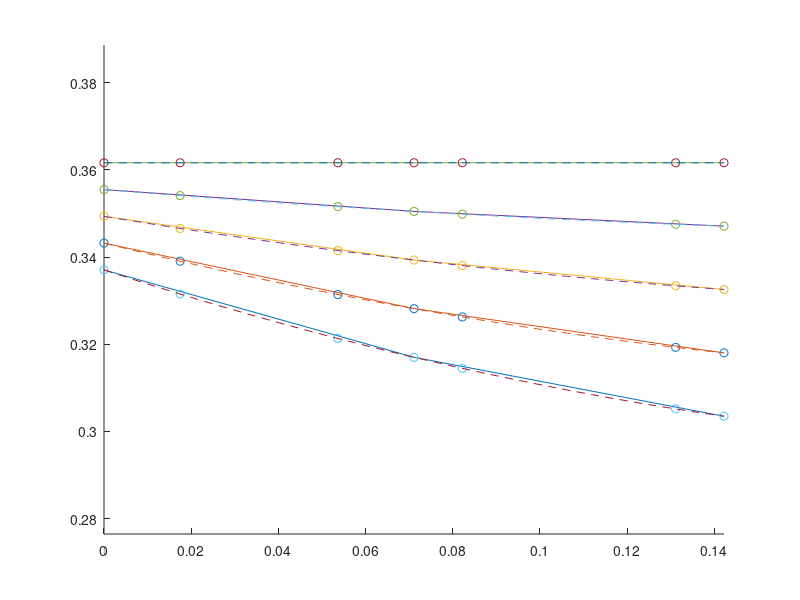
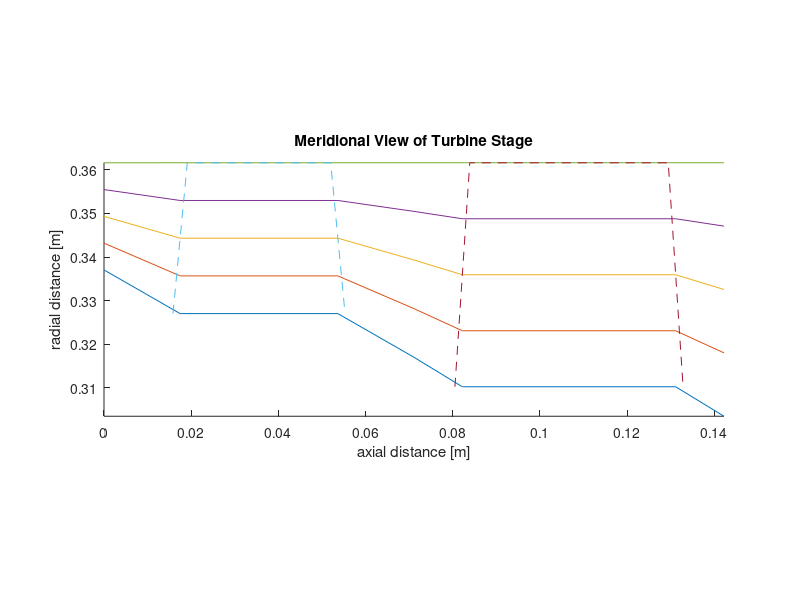
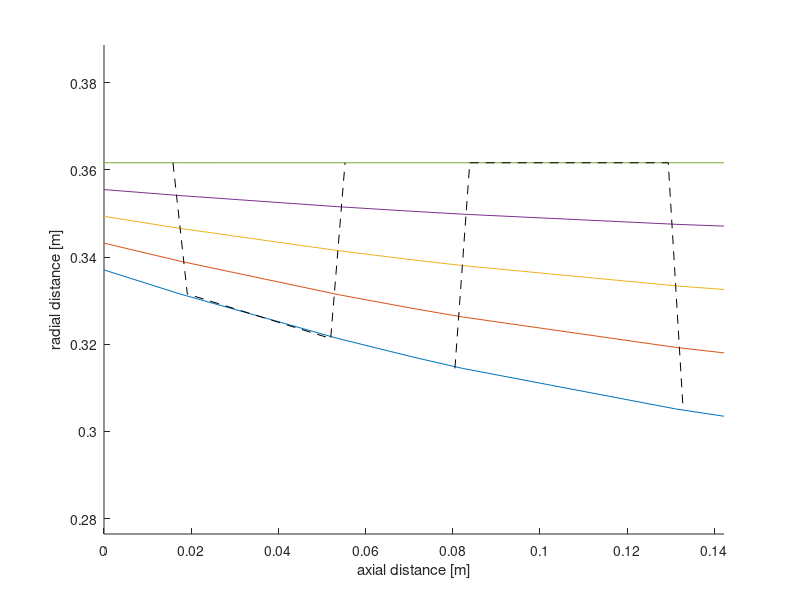
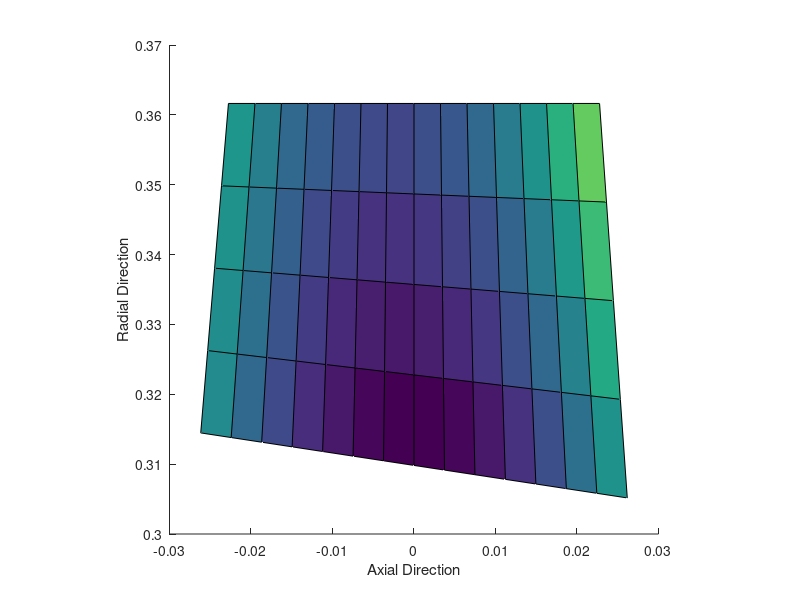

These figures' MATLAB source, in order:
% Matthew Liepke, AE 403 Final Design Project initial code to validate some
% relations and to hopefully get a good understanding of what is required
% for this project

% FLOW CONVENTION: [axial, circumferential] or [Vax, Vu] for all velocities
% are avt/mid span.  The rotor spins in the neg(-) Vu direction, meaning
% the relative frame of the rotor moves at a neg(-) circumferential
% velocity

% UNIT CONVENTION: SI, absolute, radians.  This means K, Pa, m, radians, ect.

% NOMENCLATURE CONVENTION:
%   * (1) is pre-stator; (2) is post-stator, pre-rotor; (3) is post-rotor
%   * unless otherwise noted, values are average
%   * _fun are variables that vary over a given input (radius),
%       from low value (root) to high value (tip)
%   * tip radius (r_t) is greater than root radius (r_r) even though it may contradict a physical setup

clear;clc;close all;

%% Code Performance and Plotting Parameters
printValues = true;
printTables = true;
radRes = 5; %radial point count for equilibrium. recommend odd, >2
axialRes = 15; %axial resolution for plots, points per blade

%% **** Design Constants to modify the performance of the stage ********

kv2 = .5051; % determines v2ax in % between v1ax and v3ax
kr2 = 1.02034; % determines r2 in % of r3
kr1 = 1.02952; % determines r1 in % of r2

alpha1 = 0; %design constraint, first stage is axial flow
alpha2 = -1.18239; % guesswork value, angle out of stator and into rotor

statorAR = .8; %.5 for hpt and 4-5 for lpt
rotorAR = 1.05;

statorTaper = 1.2;
rotorTaper = .87;

geoSpacing = 2.8*0.0254; %.75 inches recommended, converted to SI
zweifel = .8; % recommended starting point

lambda = 2.06124; % work coeff, max is 2.2, can be lower if more eff needed
phi = .80604; %flow coeff, .8-1.1

%% Inlet Conditions [SI]
t01 = 1700;
p01 = 2050* 10^3;
M1 = .4;

%% Stage Requirements
eta_tt = .91;
stageTotalPressRatio = 3.2;
statorLossCoeff = .053;
rpm = 12750;
omega = (rpm*2*pi/60);
m_dot = 70;

%% Average Values (can iterate later if needed)
R = 260;
gamma = 1.33;
Cp = (gamma*R)/(gamma-1);

%% 1 - Isen to find t1,p1
p1 = p01/(1+(gamma-1)/2*M1^2)^(gamma/(gamma-1));
t1 = t01/(1+(gamma-1)/2*M1^2);

%% 2 - stator (1->2) Adiabatic Exp, no work
v1 = [M1*sqrt(gamma*R*t1),0]; %all axial;
A1 = m_dot*R*t1/(p1*v1(1));

%% 3 - Find absolute conditions @2 via Stator total pressure loss coeff
p02 = p01 - (statorLossCoeff*.5*p1/(R*t1) * norm(v1)^2);
t02 = t01;

%% 4/5 - Rotor 1 Thermodynamics (2->3) Adiabatic Exp, work extraction
p03 = p01/stageTotalPressRatio;

Tau0 = 1-eta_tt*(1-(p03/p01)^((gamma-1)/gamma));
t03 = Tau0*t01;

enthalpyChange = (t01-t03)*Cp;

%% 7/8/9a - Um3 via lambda,  v3 via phi and r3 via u3
u3 = [0,-sqrt(enthalpyChange/lambda)]; 
v3 = [norm(u3)*phi, -inf];  % TO-DO: this involves phi - can this be negative or positive?

v2 = [(v3(1)-v1(1))*kv2 + v1(1), -inf]; %kv2 is design parameter
v2(2) = v2(1)*tan(alpha2);

%% 9b - rotor constants and thus rm2,rm1
rm3 = norm(u3)/omega;

rm2 = rm3 * kr2;
rm1 = rm2 * kr1;

%% 10 - um2 from omega and the radius
u2 = [0,-omega*rm2];
u1 = [0,0] ;% stationary

%% 12/14 - finish velocity triangles for the rotor TO-DO: This still seems incorrect with dot products

v3(2) = (enthalpyChange -(u2(2)*v2(2)))/-u3(2); %Euler Turbo Eqn, neg u due to conventions
entCheck = u2(2)*v2(2) -u3(2)*v3(2);

if(entCheck ~=enthalpyChange)
    disp("ERROR: Due to unconventional angles/geometry Euler Turbo Eqn has produced an invalid results as implemented. Results invalid");
end

w2 = v2-u2;
w3 = v3-u3;

beta2 = atan(w2(2)/w2(1));
beta3 = atan(w3(2)/w3(1));
alpha3 = atan(v3(2)/v3(1));

%% 11/15 - determine static conditions into and out of rotor (2) & (3) 

t2 = t02 - .5* norm(v2)^2/Cp; % TO-DO: could these be the problem?
M2 = norm(v2)/sqrt(gamma*R*t2);
p2 = p02 / (1+(gamma-1)/2*M2^2)^(gamma/(gamma-1));
A2 = m_dot*R*t2/(v2(1)*p2);

t3 = t03 - .5* norm(v3)^2/Cp;  
M3 = norm(v3)/sqrt(gamma*R*t3);
p3 = p03 / (1+(gamma-1)/2*M3^2)^(gamma/(gamma-1));
A3 = m_dot*R*t3/(v3(1)*p3);

%% 16 - Geometry - find the width of the channels given areas and mid radius
rh1 = rm1 - A1/(4*pi*rm1);
rt1 = 2*rm1 - rh1;

rh2 = rm2 - A2/(4*pi*rm2);
rt2 = 2*rm2 - rh2;

rh3 = rm3 - A3/(4*pi*rm3);
rt3 = 2*rm3 - rh3;

%% 16b - find velocity triangles as function of radius
r1_fun = linspace(rh1,rt1,radRes);
rStator_fun = linspace(mean([rh1,rh2]),mean([rt1,rt2]),radRes);
r2_fun = linspace(rh2,rt2,radRes);
rRotor_fun = linspace(mean([rh2,rh3]),mean([rt2,rt3]),radRes);
r3_fun = linspace(rh3,rt3,radRes);

% v<_>_fun adn u<_>fun via Free-Vortex
v1_fun = [v1(1)*ones(1,radRes); rm1*v1(2)./r1_fun];
v2_fun = [v2(1)*ones(1,radRes); rm2*v2(2)./r2_fun];
v3_fun = [v3(1)*ones(1,radRes); rm3*v3(2)./r3_fun];

u1_fun = [zeros(1,radRes); zeros(1,radRes)];
u2_fun = [zeros(1,radRes);  -omega*r2_fun];
u3_fun = [zeros(1,radRes); -omega*r3_fun];

w1_fun = [zeros(1,radRes); zeros(1,radRes)];
w2_fun = v2_fun - u2_fun;
w3_fun = v3_fun - u3_fun;

beta1_fun = zeros(size(w2_fun(1,:)));
beta2_fun = atan(w2_fun(2,:)./w2_fun(1,:));
beta3_fun = atan(w3_fun(2,:)./w3_fun(1,:));
alpha1_fun = atan(v1_fun(2,:)./v1_fun(1,:)); % design contraint - should be 0
alpha2_fun = atan(v2_fun(2,:)./v2_fun(1,:)); % <-alpha2 was set for design @ midradius
alpha3_fun = atan(v3_fun(2,:)./v3_fun(1,:));

%% 17 - degree of reaction - mid and function - TO-DO: DOR may not properly account for negative angles/velocities
degOfRxnNumerator = .5*norm(w3)^2 - .5*norm(w2)^2;
degOfRxnDenominator = .5*norm(v2)^2 - .5*norm(v3)^2 + .5*norm(w3)^2 - .5*norm(w2)^2;
degOfRxn = degOfRxnNumerator/degOfRxnDenominator;

degOfRxnNumerator_fun = .5*vecnorm(w3_fun).^2 - .5*vecnorm(w2_fun).^2;
degOfRxnDenominator_fun = .5*vecnorm(v2_fun).^2 - .5*vecnorm(v3_fun).^2 + .5*vecnorm(w3_fun).^2 - .5*vecnorm(w2_fun).^2;
degOfRxn_fun = degOfRxnNumerator_fun./degOfRxnDenominator_fun;

%% 18a - meridonal view of stage
bStator = rStator_fun(end)-rStator_fun(1);
bRotor = rRotor_fun(end)-rRotor_fun(1);

staggerStator_fun = (alpha1_fun+alpha2_fun)/2;
staggerRotor_fun = (beta2_fun+beta3_fun)/2;

% for reference - TO-DO: the chord seems too long for the given parameters
cStatorMid = statorAR*bStator;
cRotorMid = rotorAR*bRotor;

% root and tip are physical in this section, violate nomenclature for clarity
cAxialStatorRoot = (bStator/statorAR)./((1+(statorTaper-1)/2))*cos(staggerStator_fun(end)); 
cAxialStatorTip = cAxialStatorRoot*statorTaper;
cAxialStator_fun = linspace(cAxialStatorTip,cAxialStatorRoot,radRes);
cStator_fun = cAxialStator_fun./cos(staggerStator_fun);

cAxialRotorRoot = (bRotor/rotorAR)./(1+(rotorTaper-1)/2)*cos(staggerRotor_fun(1));
cAxialRotorTip = cAxialRotorRoot*rotorTaper;
cAxialRotor_fun = linspace(cAxialRotorRoot,cAxialRotorTip,radRes);
cRotor_fun = cAxialRotor_fun./cos(staggerRotor_fun);

statorTaper = cAxialStator_fun(1)/cAxialStator_fun(end); %inv b/c radius convention. tip/root
rotorTaper = cAxialRotor_fun(end)/cAxialRotor_fun(1);

%% 18d - plot the position of root, half and tip with 2nd order polynomial
radiusPloty  = [r1_fun; rStator_fun; rStator_fun;r2_fun; rRotor_fun;rRotor_fun;r3_fun];
radiusPlotxIncruments = [0, geoSpacing/2-mean(cAxialStator_fun)/2, mean(cAxialStator_fun), geoSpacing/2-mean(cAxialStator_fun)/2 ,geoSpacing/2 - mean(cAxialRotor_fun)/2,mean(cAxialRotor_fun), geoSpacing/2 - mean(cAxialRotor_fun)/2];
radiusPlotx = cumsum(radiusPlotxIncruments);

radiusToInterpY = [r1_fun; r2_fun; r3_fun];
radiusToInterpXInc = [0,geoSpacing,geoSpacing];
radiusToInterpX = cumsum(radiusToInterpXInc);

figure('Name','Interpolated Radius');
hold on;
axis equal;
plot(radiusToInterpX, radiusToInterpY);
xRange = linspace(0,max(radiusPlotx),100);

newRadii = zeros(length(radiusPlotx),radRes);
for i=1:radRes
    polyRad = polyfit(radiusToInterpX,rot90(radiusToInterpY(:,i)),2); %2nd order poly fit
    newRadii(:,i) = polyval(polyRad, radiusPlotx);
    yVals = polyval(polyRad, xRange);
    plot(radiusPlotx,newRadii(:,i),'o');
    plot(xRange, yVals, '--');
end

% UnInterpolated Meridional View
statorX = [geoSpacing/2 - cAxialStator_fun/2,fliplr(geoSpacing/2 + cAxialStator_fun/2)];
statorY = [rStator_fun, fliplr(rStator_fun)];

rotorX = [geoSpacing*3/2 - cAxialRotor_fun/2,fliplr(geoSpacing*3/2 + cAxialRotor_fun/2)];
rotorY = [ rRotor_fun, fliplr(rRotor_fun)];
    
figure('Name','Stage Meridional View');
hold on;
plot(radiusPlotx,radiusPloty);
plot(statorX, statorY, '--');
plot(rotorX, rotorY, '--');

title('Meridional View of Turbine Stage');
ylabel('radial distance [m]');
xlabel('axial distance [m]');
axis equal;
ylim([min(min(radiusPloty)),max(max(radiusPloty))]);
xlim([0,radiusPlotx(end)]); 

% Interpolated Meridional View
statorYInterp = [rot90(newRadii(2,:),2),rot90(fliplr(newRadii(3,:)),2)];
rotorYInterp = [newRadii(5,:),fliplr(newRadii(6,:))];

figure('Name','Interpolated Meridional View');
hold on;
plot(radiusPlotx,newRadii);
plot(statorX,statorYInterp,'--','Color','k');
plot(rotorX, rotorYInterp,'--','Color','k');

ylabel('radial distance [m]');
xlabel('axial distance [m]');
axis equal;
% ylim([0,.38]);
% xlim([0,.05]);

%% Determine Annulus Area at each points (including LE and TE of each blade)
A_fun = pi*(newRadii(:,end).^2 - newRadii(:,1).^2);

%% 18e - finalize airfoils per row
sRotor = zweifel * mean(cAxialRotor_fun) / (2*cos(beta3)^2 * (tan(beta2)-tan(beta3))); % TO-DO: determine convention that zweifel used for trig (pos or neg angles)
sStator = zweifel * mean(cAxialStator_fun) / (2*cos(alpha2)^2 * (tan(alpha1)-tan(alpha2)));

indexOfLEMidSpan = ceil(radRes/2);
rRotorLEMidSpan = rotorYInterp(indexOfLEMidSpan);
rStatorLEMidSpan = statorYInterp(indexOfLEMidSpan);

bladeCountRotor = ceil(abs(2*pi*rRotorLEMidSpan/sRotor))
bladeCountStator = ceil(abs(2*pi*rStatorLEMidSpan/sStator))

%% Extras - Plot Stator & Rotor Blade Shape (stagger with random airfoil)
% [x y z] = [axial (cAx), __ , radial]

staggerRotor_fun3D = zeros(radRes,axialRes);
z_rotor = zeros(radRes,axialRes);
x_rotor = zeros(radRes,axialRes);
y_rotor = zeros(radRes,axialRes);

staggerStator_fun3D = zeros(radRes,axialRes);
z_stator = zeros(radRes,axialRes);
x_stator = zeros(radRes,axialRes);
y_stator = zeros(radRes,axialRes);

for i=1:radRes
   
   staggerRotor_fun3D(i,:) = linspace(beta2_fun(i),beta3_fun(i),axialRes);
   zR = cumsum(tan(staggerRotor_fun3D(i,:) * cAxialRotor_fun(i)/axialRes));
   z_rotor(i,:) = zR;
   x_rotor(i,:) = linspace(-cAxialRotor_fun(i)/2,cAxialRotor_fun(i)/2,axialRes);
   y_rotor(i,:) = linspace(rotorYInterp(i),rotorYInterp(end-i+1),axialRes);

   staggerStator_fun3D(i,:) = linspace(beta1_fun(i),beta2_fun(i),axialRes);
   zS = cumsum(tan(staggerStator_fun3D(i,:) * cAxialStator_fun(i)/axialRes));
   z_stator(i,:) = zS;
   x_stator(i,:) = linspace(-cAxialStator_fun(i)/2,cAxialStator_fun(i)/2,axialRes);
   y_stator(i,:) = linspace(statorYInterp(i),statorYInterp(end-i+1),axialRes);


end

figure("Name","Rotor 3D Plot");
hold on;
surface(x_rotor,y_rotor,z_rotor,'edgecolor','k');

xlabel("Axial Direction");
ylabel("Radial Direction");
pbaspect([1 1 1]);

figure("Name","Stator 3D Plot");
hold on;
surface(x_stator,y_stator,z_stator,'edgecolor','k');

xlabel("Axial Direction");
ylabel("Radial Direction");
pbaspect([1 1 1]);

%% Misc calculations for design constraint validation
powerExtracted = m_dot*enthalpyChange;
fprintf("This stage currently extracts %2.f [W]\n",powerExtracted);

%% Rotor Relative Frame calculations
Mw2 = norm(w2)/sqrt(gamma*R*t2);
Mw3 = norm(w3)/sqrt(gamma*R*t3);

h02r = Cp*t2 + .5 * norm(w2)^2; 
h03r = Cp*t3 + .5 * norm(w3)^2;
t02r = h02r/Cp;
t03r = h03r/Cp;

p02r = p2 * (1 + (gamma-1)/2 * Mw2^2)^(gamma/(gamma-1));
p03r = p3 * (1 + (gamma-1)/2 * Mw3^2)^(gamma/(gamma-1));

%% Check for design constraints
if(abs(degOfRxn_fun(1)-.1)>.01)
    fprintf("POTENTIAL DESIGN FLAW! your Degree of reaction at the hub is %.2f%%, which is outside of the required range of 10%% +- 1%%\n",degOfRxn_fun(1)*100);
end

if(abs(statorTaper-1.2)>.1)
   fprintf("POTENTIAL DESIGN FLAW! your stator taper ratio is %.4f, which is outside of the required range of 1.1-1.3\n",statorTaper); 
end

if(abs(rotorTaper-.85)>.05)
    fprintf("POTENTIAL DESIGN FLAW! your rotor taper ratio is %.4f, which is outside of the required range of .8-.9\n",rotorTaper);
end

if(abs(statorAR-1.05)>.25)
    fprintf("POTENTIAL DESIGN FLAW! your stator aspect ratio is %.3f, which is outside of the required range of .8-1.3\n",statorAR);
end

if(abs(rotorAR-1.05)>.25)
    fprintf("POTENTIAL DESIGN FLAW! your rotor aspect ratio is %.3f, which is outside of the required range of .8-1.3\n",rotorAR);
end

if(abs(phi-.95)>.1501)
    fprintf("POTENTIAL DESIGN FLAW! your flow coeficcient (phi) is %.2f, which is outside of the required range of .8-1.1\n",phi);
end

%% Check for recommended constraints (from the notes)
maxMach = max([M1,M2,M3,Mw2,Mw3]);
if(maxMach > 1.3)
   fprintf("POTENTIAL DESIGN FLAW! your maximum local or abs Mach is %.2f, which is above the suggested M = 1.3 cap of the notes\n",maxMach);
end

maxAngle = max([beta2,beta3,alpha1,alpha2,alpha3]);
if(rad2deg(maxAngle)>72)
    fprintf("POTENTIAL DESIGN FLAW! The highest angle is %.2f [deg], which is above the suggested 72 [deg] of the notes\n",rad2deg(maxAngle));
end

statorTurnAng = abs(alpha2-alpha1);
rotorTurnAng = abs(beta3-beta2);
if(statorTurnAng>deg2rad(120))
    fprintf("POTENTIAL DESIGN FLAW! your stator turn angle is %.1f, which is above the suggested 120 [deg] max of the notes\n",rad2deg(statorTurnAng));
end
if(rotorTurnAng>deg2rad(120))
    fprintf("POTENTIAL DESIGN FLAW! your rotor turn angle is %.1f, which is above the suggested 120 [deg] max of the notes\n",rad2deg(rotorTurnAng));
end

if(abs(bladeCountRotor-bladeCountStator)<4)
    fprintf("POTENTIAL DESIGN FLAW! you have  %.0f stator blades and %.0f rotor blades.  Recommend having at least 4 blades difference for harmonics\n",bladeCountStator, bladeCountRotor);
end

%% Print Values if printValues - some of these only work correctly if radRes is 3
if printValues
    % H-S Stuff
    fprintf("Total Enthalpy [J / kg]:\n\t\th01\t\t\t\th02\t\t\t\th03\n\t\t%.4e\t\t%.4e\t\t%.4e\n",Cp*t01, Cp*t02,Cp*t03);
    fprintf("Static Enthalpy [J / kg]:\n\t\th1\t\t\t\th2\t\t\t\th3\n\t\t%.4e\t\t%.4e\t\t%.4e\n",Cp*t1, Cp*t2,Cp*t3);
    fprintf("Total Pressure Values [Pa]:\n\t\tp01\t\t\t\tp02\t\t\t\tp03\n\t\t%.4e\t\t%.4e\t\t%.4e\n",p01,p02,p03);
    fprintf("Static Pressure Values [Pa]:\n\t\tp1\t\t\t\tp2\t\t\t\tp3\n\t\t%.4e\t\t%.4e\t\t%.4e\n",p1,p2,p3);
    fprintf("Total Temp Values [K]:\n\t\tt01\t\t\t\tt02\t\t\t\tt03\n\t\t%.1f\t\t\t%.1f\t\t\t%.1f\n",t01,t02,t03);
    fprintf("Static Temp Values [K]:\n\t\tt1\t\t\t\tt2\t\t\t\tt3\n\t\t%.1f\t\t\t%.1f\t\t\t%.1f\n",t1,t2,t3);    
    fprintf("Entropy Change  Values, static [K]:\n\t\t 1-> 2 \t\t\t\t2 -> 3\n\t\t%.3f\t\t\t\t%.3f\n",Cp*log(t2/t1) - R*log(p2/p1),Cp*log(t3/t2) - R*log(p3/p2));
    fprintf("Entropy Change  Values, total [K]:\n\t\t 1-> 2 \t\t\t\t2 -> 3\n\t\t%.3f\t\t\t\t%.3f\n",Cp*log(t02/t01) - R*log(p02/p01),Cp*log(t03/t02) - R*log(p03/p02));
    %H-S, Relative Rotor Frame
    fprintf("Total Enthalpy, Relative Rotor [J / kg]:\n\t\th01r\t\t\t\th02r\t\t\t\th03r\n\t\t%.4e\t\t%.4e\t\t%.4e\n",nan,h02r, h03r);
    fprintf("Total Temp Values, Relative Rotor[K]:\n\t\tt01r\t\t\t\tt02r\t\t\t\tt03r\n\t\t%.4f\t\t\t%.4f\t\t\t%.1f\n",nan,t02r,t03r);
    fprintf("Total Pressure Values, Relative Rotor [Pa]:\n\t\tp01r\t\t\t\tp02r\t\t\t\tp03r\n\t\t%.4e\t\t%.4e\t\t%.4e\n",nan,p02r,p03r);
    fprintf("Mach, Relative Rotor:\n\t\tM1r\t\t\t\tM2\t\t\t\tM3\n\t\t%.4f\t\t\t%.4f\t\t\t%.4f\n",nan,Mw2,Mw3);
    fprintf("Entropy Change  Values, static  [K]:\n\t\t 1-> 2 \t\t\t\t2 -> 3\n\t\t%.3f\t\t\t\t%.3f\n",nan,Cp*log(t3/t2) - R*log(p3/p2));
    fprintf("Entropy Change  Values, total  Rotor, Relative[K]:\n\t\t 1-> 2 \t\t\t\t2 -> 3\n\t\t%.3f\t\t\t\t%.3f\n",nan,Cp*log(t03r/t02r) - R*log(p03r/p02r));
    
    % Blade Properties - currently table 4, only works when radial
    % resolution is 3
    fprintf("Blade Characteristics\n%s\t%s\n%.4f\t%.4f\n%.4f\t%.4f\n%.4f\t%.4f\n%.4f\t%.4f\n%.4f\t%.4f\n%.4f\t%.4f\n",...
        'Mid Stator','Mid Rotor',cAxialStator_fun(2),cAxialRotor_fun(2),cStator_fun(2),cRotor_fun(2),rad2deg(staggerStator_fun(1)),rad2deg(staggerRotor_fun(1)),...
        rad2deg(staggerStator_fun(2)),rad2deg(staggerRotor_fun(2)),rad2deg(staggerStator_fun(3)),rad2deg(staggerRotor_fun(3)));
    % Meridional View, radii for all positions
    fprintf("Radii for each point:\nCond.1\tS LE\tS TE\tCond.2\tR LE\tR TE\tCond3\n");
    disp(rot90(newRadii));
    fprintf("Area of Annulus for each points:\nCond.1\tS LE\tS TE\tCond.2\tR LE\tR TE\tCond3\n");
    disp(rot90(A_fun));
    fprintf("Corresponding 'x' coordinate of each mid point\n");
    disp(radiusPlotx);
    
    % Geometry / Vel Triangles
    StatorInletVelTriangle =[rad2deg(alpha1_fun); rad2deg(beta1_fun); u1_fun(2,:);v1_fun(1,:);v1_fun(2,:);vecnorm(v1_fun);w1_fun(1,:);w1_fun(2,:);vecnorm(w1_fun)]
    StatorExitRotorInletVelTriangle =abs([rad2deg(alpha2_fun); rad2deg(beta2_fun); u2_fun(2,:);v2_fun(1,:);v2_fun(2,:);vecnorm(v2_fun);w2_fun(1,:);w2_fun(2,:);vecnorm(w2_fun)])
    RotorExitVelTriangle =abs([rad2deg(alpha3_fun); rad2deg(beta3_fun); u3_fun(2,:);v3_fun(1,:);v3_fun(2,:);vecnorm(v3_fun);w3_fun(1,:);w3_fun(2,:);vecnorm(w3_fun)])
%     fprintf("Deflection Angles,alpha [deg] :\n\t\talpha_1\t\t\talpha_2\t\t\talpha_3\n\t\t%.3f\t\t\t%.3f\t\t\t%.3f\n",rad2deg(alpha1),rad2deg(alpha2),rad2deg(alpha3));
%     fprintf("Relative Angles,beta [deg]:\n\t\tbeta_1\t\t\tbeta_2\t\t\tbeta_3\n\t\t-N/A-\t\t\t%.3f\t\t\t%.3f\n",rad2deg(beta2),rad2deg(beta3));
    fprintf("Degree of Reaction at Hub:\n\t\t%.3f%%\n",degOfRxn_fun(1)*100);
    fprintf("Flow Coeff:\n\t\t%.3f\n",phi);
    fprintf("Work Coeff:\n\t\t%.3f\n",lambda);
    fprintf("Mis Span Zweifel Coeff:\n\t\t%.3f\n",zweifel);
    fprintf("Stator Blade Count:\n\t\t%.3f\n",bladeCountStator);
    fprintf("Rotor Blade Count:\n\t\t%.3f\n",bladeCountRotor);
    
fprintf("First Table with design choices:\n");
fprintf("\n%.4f\n%.4f\n%.4f\n%.4f\n%.4f\n%.4f\n%.4f\n%.4f\n%.4f\n%.4f\n%.4f\n%.4f\n",rpm, zweifel, phi,v2(1)/v1(1)*100,v3(1)/v2(1)*100, rm3/rm2, rm2/rm1, rad2deg(alpha3), rotorAR, rotorTaper, statorAR, statorTaper);

fprintf("Second Table with Major Design Characteristics\n");
fprintf("\n%.4f\n%.4f\n%.4f\n%.4f\n%.4f\n%.4f\n%.4f\n%.4f\n%.4f",powerExtracted/1e6, degOfRxn_fun(1)*100, lambda, maxMach, rad2deg(rotorTurnAng), bladeCountStator, bladeCountRotor);

end

